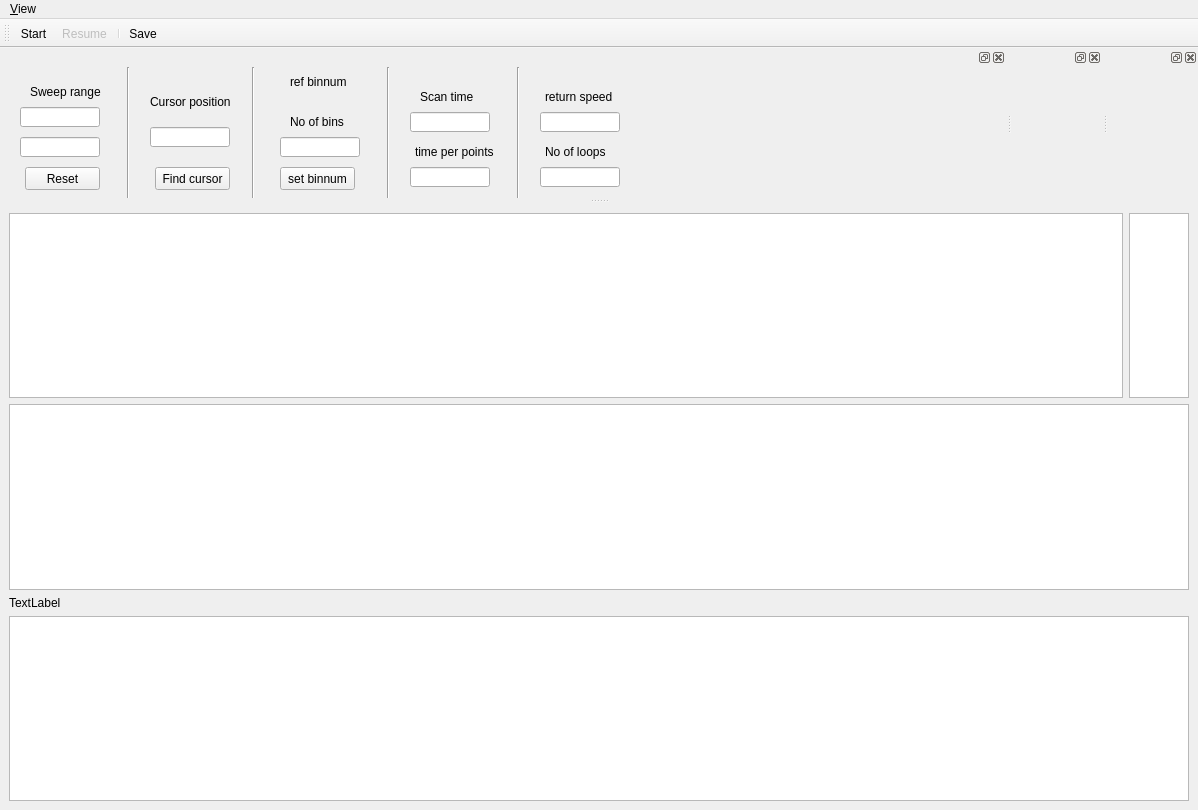
<?xml version="1.0" encoding="UTF-8"?>
<ui version="4.0">
 <class>MainWindow</class>
 <widget class="QMainWindow" name="MainWindow">
  <property name="geometry">
   <rect>
    <x>0</x>
    <y>0</y>
    <width>1198</width>
    <height>810</height>
   </rect>
  </property>
  <property name="sizePolicy">
   <sizepolicy hsizetype="Fixed" vsizetype="Maximum">
    <horstretch>10</horstretch>
    <verstretch>10</verstretch>
   </sizepolicy>
  </property>
  <property name="windowTitle">
   <string>qudi: Simple Data recorder</string>
  </property>
  <widget class="QWidget" name="centralwidget">
   <layout class="QGridLayout" name="gridLayout">
    <item row="2" column="0">
     <widget class="QLabel" name="loopslabel">
      <property name="text">
       <string>TextLabel</string>
      </property>
     </widget>
    </item>
    <item row="0" column="0">
     <widget class="PlotWidget" name="trace_PlotWidget">
      <property name="sizePolicy">
       <sizepolicy hsizetype="Expanding" vsizetype="Expanding">
        <horstretch>1</horstretch>
        <verstretch>1</verstretch>
       </sizepolicy>
      </property>
     </widget>
    </item>
    <item row="0" column="1">
     <widget class="QGraphicsView" name="graphicsView">
      <property name="sizePolicy">
       <sizepolicy hsizetype="Fixed" vsizetype="Expanding">
        <horstretch>0</horstretch>
        <verstretch>0</verstretch>
       </sizepolicy>
      </property>
      <property name="maximumSize">
       <size>
        <width>60</width>
        <height>16777215</height>
       </size>
      </property>
     </widget>
    </item>
    <item row="1" column="0" colspan="2">
     <widget class="PlotWidget" name="trace_PlotWidget_2">
      <property name="sizePolicy">
       <sizepolicy hsizetype="Expanding" vsizetype="Expanding">
        <horstretch>1</horstretch>
        <verstretch>1</verstretch>
       </sizepolicy>
      </property>
     </widget>
    </item>
    <item row="3" column="0" colspan="2">
     <widget class="PlotWidget" name="trace_PlotWidget_3">
      <property name="sizePolicy">
       <sizepolicy hsizetype="Expanding" vsizetype="Expanding">
        <horstretch>1</horstretch>
        <verstretch>1</verstretch>
       </sizepolicy>
      </property>
     </widget>
    </item>
   </layout>
  </widget>
  <widget class="QMenuBar" name="menubar">
   <property name="geometry">
    <rect>
     <x>0</x>
     <y>0</y>
     <width>1198</width>
     <height>21</height>
    </rect>
   </property>
   <widget class="QMenu" name="menuView">
    <property name="title">
     <string>&amp;View</string>
    </property>
    <addaction name="viewAction"/>
    <addaction name="separator"/>
    <addaction name="separator"/>
   </widget>
   <addaction name="menuView"/>
  </widget>
  <widget class="QToolBar" name="controlToolBar">
   <property name="enabled">
    <bool>true</bool>
   </property>
   <property name="windowTitle">
    <string>Controls</string>
   </property>
   <property name="toolButtonStyle">
    <enum>Qt::ToolButtonTextBesideIcon</enum>
   </property>
   <attribute name="toolBarArea">
    <enum>TopToolBarArea</enum>
   </attribute>
   <attribute name="toolBarBreak">
    <bool>false</bool>
   </attribute>
   <addaction name="action_start"/>
   <addaction name="action_resume"/>
   <addaction name="separator"/>
   <addaction name="action_save"/>
  </widget>
  <widget class="QDockWidget" name="laser_sweep_parameters_DockWidget">
   <property name="sizePolicy">
    <sizepolicy hsizetype="Minimum" vsizetype="Minimum">
     <horstretch>0</horstretch>
     <verstretch>0</verstretch>
    </sizepolicy>
   </property>
   <property name="minimumSize">
    <size>
     <width>650</width>
     <height>150</height>
    </size>
   </property>
   <attribute name="dockWidgetArea">
    <number>4</number>
   </attribute>
   <widget class="QWidget" name="dockWidgetContents">
    <widget class="QLabel" name="sweeprangelabel">
     <property name="geometry">
      <rect>
       <x>30</x>
       <y>10</y>
       <width>80</width>
       <height>30</height>
      </rect>
     </property>
     <property name="sizePolicy">
      <sizepolicy hsizetype="Minimum" vsizetype="Fixed">
       <horstretch>0</horstretch>
       <verstretch>0</verstretch>
      </sizepolicy>
     </property>
     <property name="text">
      <string>Sweep range</string>
     </property>
    </widget>
    <widget class="QLineEdit" name="start_f">
     <property name="geometry">
      <rect>
       <x>20</x>
       <y>40</y>
       <width>80</width>
       <height>20</height>
      </rect>
     </property>
     <property name="sizePolicy">
      <sizepolicy hsizetype="Minimum" vsizetype="Fixed">
       <horstretch>0</horstretch>
       <verstretch>0</verstretch>
      </sizepolicy>
     </property>
    </widget>
    <widget class="QLineEdit" name="stop_f">
     <property name="geometry">
      <rect>
       <x>20</x>
       <y>70</y>
       <width>80</width>
       <height>20</height>
      </rect>
     </property>
     <property name="sizePolicy">
      <sizepolicy hsizetype="Minimum" vsizetype="Fixed">
       <horstretch>0</horstretch>
       <verstretch>0</verstretch>
      </sizepolicy>
     </property>
    </widget>
    <widget class="QLabel" name="cursorpositionlabel">
     <property name="geometry">
      <rect>
       <x>150</x>
       <y>20</y>
       <width>80</width>
       <height>30</height>
      </rect>
     </property>
     <property name="sizePolicy">
      <sizepolicy hsizetype="Minimum" vsizetype="Fixed">
       <horstretch>0</horstretch>
       <verstretch>0</verstretch>
      </sizepolicy>
     </property>
     <property name="text">
      <string>Cursor position</string>
     </property>
    </widget>
    <widget class="Line" name="line">
     <property name="geometry">
      <rect>
       <x>120</x>
       <y>0</y>
       <width>16</width>
       <height>135</height>
      </rect>
     </property>
     <property name="orientation">
      <enum>Qt::Vertical</enum>
     </property>
    </widget>
    <widget class="QLineEdit" name="cursorposition">
     <property name="geometry">
      <rect>
       <x>150</x>
       <y>60</y>
       <width>80</width>
       <height>20</height>
      </rect>
     </property>
     <property name="sizePolicy">
      <sizepolicy hsizetype="Minimum" vsizetype="Fixed">
       <horstretch>0</horstretch>
       <verstretch>0</verstretch>
      </sizepolicy>
     </property>
    </widget>
    <widget class="Line" name="line_2">
     <property name="geometry">
      <rect>
       <x>245</x>
       <y>0</y>
       <width>16</width>
       <height>135</height>
      </rect>
     </property>
     <property name="orientation">
      <enum>Qt::Vertical</enum>
     </property>
    </widget>
    <widget class="QPushButton" name="resetpb">
     <property name="geometry">
      <rect>
       <x>25</x>
       <y>100</y>
       <width>75</width>
       <height>23</height>
      </rect>
     </property>
     <property name="text">
      <string>Reset</string>
     </property>
    </widget>
    <widget class="QPushButton" name="findcursor">
     <property name="geometry">
      <rect>
       <x>155</x>
       <y>100</y>
       <width>75</width>
       <height>23</height>
      </rect>
     </property>
     <property name="text">
      <string>Find cursor</string>
     </property>
    </widget>
    <widget class="QLabel" name="scantimelabel">
     <property name="geometry">
      <rect>
       <x>420</x>
       <y>20</y>
       <width>80</width>
       <height>20</height>
      </rect>
     </property>
     <property name="sizePolicy">
      <sizepolicy hsizetype="Minimum" vsizetype="Fixed">
       <horstretch>0</horstretch>
       <verstretch>0</verstretch>
      </sizepolicy>
     </property>
     <property name="text">
      <string>Scan time</string>
     </property>
    </widget>
    <widget class="QLineEdit" name="noofbins">
     <property name="geometry">
      <rect>
       <x>280</x>
       <y>70</y>
       <width>80</width>
       <height>20</height>
      </rect>
     </property>
     <property name="sizePolicy">
      <sizepolicy hsizetype="Minimum" vsizetype="Fixed">
       <horstretch>0</horstretch>
       <verstretch>0</verstretch>
      </sizepolicy>
     </property>
    </widget>
    <widget class="QLabel" name="noofbinslabel">
     <property name="geometry">
      <rect>
       <x>290</x>
       <y>40</y>
       <width>80</width>
       <height>30</height>
      </rect>
     </property>
     <property name="sizePolicy">
      <sizepolicy hsizetype="Minimum" vsizetype="Fixed">
       <horstretch>0</horstretch>
       <verstretch>0</verstretch>
      </sizepolicy>
     </property>
     <property name="text">
      <string>No of bins</string>
     </property>
    </widget>
    <widget class="QPushButton" name="setbinnumpb">
     <property name="geometry">
      <rect>
       <x>280</x>
       <y>100</y>
       <width>75</width>
       <height>23</height>
      </rect>
     </property>
     <property name="text">
      <string>set binnum</string>
     </property>
    </widget>
    <widget class="Line" name="line_3">
     <property name="geometry">
      <rect>
       <x>380</x>
       <y>0</y>
       <width>16</width>
       <height>135</height>
      </rect>
     </property>
     <property name="orientation">
      <enum>Qt::Vertical</enum>
     </property>
    </widget>
    <widget class="QLabel" name="refbinnum">
     <property name="geometry">
      <rect>
       <x>280</x>
       <y>30</y>
       <width>80</width>
       <height>20</height>
      </rect>
     </property>
     <property name="sizePolicy">
      <sizepolicy hsizetype="Minimum" vsizetype="Fixed">
       <horstretch>0</horstretch>
       <verstretch>0</verstretch>
      </sizepolicy>
     </property>
     <property name="text">
      <string/>
     </property>
    </widget>
    <widget class="QLabel" name="refbinnumlabel">
     <property name="geometry">
      <rect>
       <x>290</x>
       <y>5</y>
       <width>80</width>
       <height>20</height>
      </rect>
     </property>
     <property name="sizePolicy">
      <sizepolicy hsizetype="Minimum" vsizetype="Fixed">
       <horstretch>0</horstretch>
       <verstretch>0</verstretch>
      </sizepolicy>
     </property>
     <property name="text">
      <string>ref binnum</string>
     </property>
    </widget>
    <widget class="QLineEdit" name="scantime">
     <property name="geometry">
      <rect>
       <x>410</x>
       <y>45</y>
       <width>80</width>
       <height>20</height>
      </rect>
     </property>
     <property name="sizePolicy">
      <sizepolicy hsizetype="Minimum" vsizetype="Fixed">
       <horstretch>0</horstretch>
       <verstretch>0</verstretch>
      </sizepolicy>
     </property>
    </widget>
    <widget class="QLabel" name="timeperpointslabel">
     <property name="geometry">
      <rect>
       <x>415</x>
       <y>75</y>
       <width>80</width>
       <height>20</height>
      </rect>
     </property>
     <property name="sizePolicy">
      <sizepolicy hsizetype="Minimum" vsizetype="Fixed">
       <horstretch>0</horstretch>
       <verstretch>0</verstretch>
      </sizepolicy>
     </property>
     <property name="text">
      <string>time per points</string>
     </property>
    </widget>
    <widget class="QLineEdit" name="timeperpoints">
     <property name="geometry">
      <rect>
       <x>410</x>
       <y>100</y>
       <width>80</width>
       <height>20</height>
      </rect>
     </property>
     <property name="sizePolicy">
      <sizepolicy hsizetype="Minimum" vsizetype="Fixed">
       <horstretch>0</horstretch>
       <verstretch>0</verstretch>
      </sizepolicy>
     </property>
    </widget>
    <widget class="Line" name="line_4">
     <property name="geometry">
      <rect>
       <x>510</x>
       <y>0</y>
       <width>16</width>
       <height>135</height>
      </rect>
     </property>
     <property name="orientation">
      <enum>Qt::Vertical</enum>
     </property>
    </widget>
    <widget class="QLabel" name="noofloopslabel">
     <property name="geometry">
      <rect>
       <x>545</x>
       <y>75</y>
       <width>80</width>
       <height>20</height>
      </rect>
     </property>
     <property name="sizePolicy">
      <sizepolicy hsizetype="Minimum" vsizetype="Fixed">
       <horstretch>0</horstretch>
       <verstretch>0</verstretch>
      </sizepolicy>
     </property>
     <property name="text">
      <string>No of loops</string>
     </property>
    </widget>
    <widget class="QLabel" name="returnspeedlabel">
     <property name="geometry">
      <rect>
       <x>545</x>
       <y>20</y>
       <width>80</width>
       <height>20</height>
      </rect>
     </property>
     <property name="sizePolicy">
      <sizepolicy hsizetype="Minimum" vsizetype="Fixed">
       <horstretch>0</horstretch>
       <verstretch>0</verstretch>
      </sizepolicy>
     </property>
     <property name="text">
      <string>return speed</string>
     </property>
    </widget>
    <widget class="QLineEdit" name="noofloops">
     <property name="geometry">
      <rect>
       <x>540</x>
       <y>100</y>
       <width>80</width>
       <height>20</height>
      </rect>
     </property>
     <property name="sizePolicy">
      <sizepolicy hsizetype="Minimum" vsizetype="Fixed">
       <horstretch>0</horstretch>
       <verstretch>0</verstretch>
      </sizepolicy>
     </property>
    </widget>
    <widget class="QLineEdit" name="returnspeed">
     <property name="geometry">
      <rect>
       <x>540</x>
       <y>45</y>
       <width>80</width>
       <height>20</height>
      </rect>
     </property>
     <property name="sizePolicy">
      <sizepolicy hsizetype="Minimum" vsizetype="Fixed">
       <horstretch>0</horstretch>
       <verstretch>0</verstretch>
      </sizepolicy>
     </property>
    </widget>
   </widget>
  </widget>
  <widget class="QDockWidget" name="dockWidget">
   <attribute name="dockWidgetArea">
    <number>4</number>
   </attribute>
   <widget class="QWidget" name="dockWidgetContents_3"/>
  </widget>
  <widget class="QDockWidget" name="dockWidget_2">
   <attribute name="dockWidgetArea">
    <number>4</number>
   </attribute>
   <widget class="QWidget" name="dockWidgetContents_2"/>
  </widget>
  <action name="action_start">
   <property name="checkable">
    <bool>true</bool>
   </property>
   <property name="icon">
    <iconset>
     <normaloff>../../artwork/icons/qudiTheme/22x22/start-counter.png</normaloff>../../artwork/icons/qudiTheme/22x22/start-counter.png</iconset>
   </property>
   <property name="text">
    <string>Start</string>
   </property>
   <property name="toolTip">
    <string>Start</string>
   </property>
  </action>
  <action name="viewAction">
   <property name="checkable">
    <bool>true</bool>
   </property>
   <property name="text">
    <string>action_view</string>
   </property>
   <property name="toolTip">
    <string>Show the Data display</string>
   </property>
  </action>
  <action name="action_resume">
   <property name="checkable">
    <bool>true</bool>
   </property>
   <property name="enabled">
    <bool>false</bool>
   </property>
   <property name="icon">
    <iconset>
     <normaloff>../../artwork/icons/qudiTheme/22x22/restart-counter.png</normaloff>
     <activeon>../../artwork/icons/qudiTheme/22x22/stop-counter.png</activeon>../../artwork/icons/qudiTheme/22x22/restart-counter.png</iconset>
   </property>
   <property name="text">
    <string>Resume</string>
   </property>
   <property name="toolTip">
    <string>resume measurement</string>
   </property>
  </action>
  <action name="action_save">
   <property name="icon">
    <iconset>
     <normaloff>../../artwork/icons/oxygen/22x22/document-save.png</normaloff>../../artwork/icons/oxygen/22x22/document-save.png</iconset>
   </property>
   <property name="text">
    <string>&amp;Save</string>
   </property>
   <property name="toolTip">
    <string>Save odmr data</string>
   </property>
  </action>
 </widget>
 <customwidgets>
  <customwidget>
   <class>PlotWidget</class>
   <extends>QGraphicsView</extends>
   <header>pyqtgraph</header>
  </customwidget>
 </customwidgets>
 <resources/>
 <connections/>
</ui>
